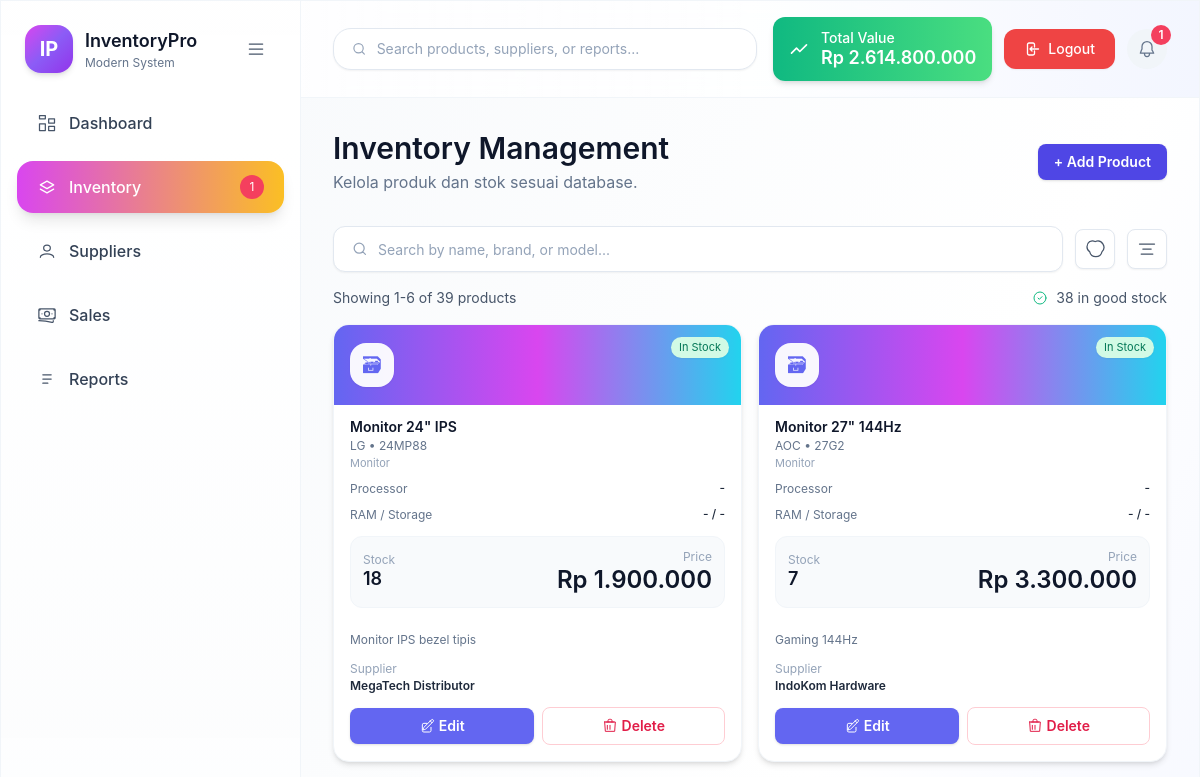
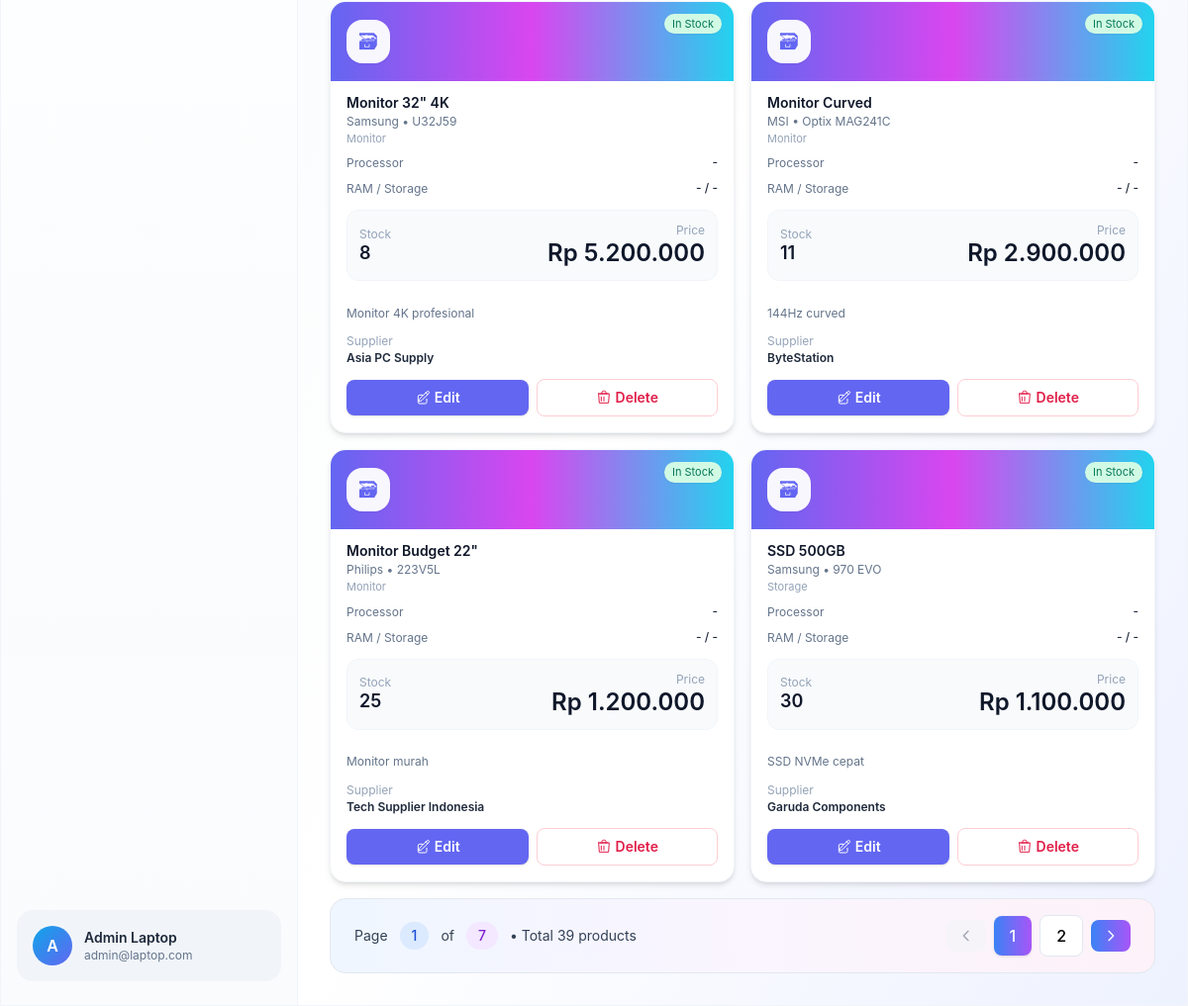
The app's page /index.php?page=inventory (signed in) with its own data (2 pictures, top to bottom).
### tables this page shows
CREATE TABLE `products` (
  `id` int(10) UNSIGNED NOT NULL,
  `category_id` int(10) UNSIGNED DEFAULT NULL,
  `supplier_id` int(10) UNSIGNED DEFAULT NULL,
  `sku` varchar(50) NOT NULL,
  `name` varchar(150) NOT NULL,
  `brand` varchar(80) DEFAULT NULL,
  `model` varchar(150) DEFAULT NULL,
  `processor` varchar(150) DEFAULT NULL,
  `ram` varchar(50) DEFAULT NULL,
  `storage` varchar(100) DEFAULT NULL,
  `description` text DEFAULT NULL,
  `price` decimal(12,2) DEFAULT 0.00,
  `stock` int(11) DEFAULT 0,
  `status` enum('active','archived') DEFAULT 'active',
  `created_at` timestamp NOT NULL DEFAULT current_timestamp()
);

CREATE TABLE `categories` (
  `id` int(10) UNSIGNED NOT NULL,
  `name` varchar(100) NOT NULL,
  `description` text DEFAULT NULL,
  `created_at` timestamp NOT NULL DEFAULT current_timestamp()
);

CREATE TABLE `suppliers` (
  `id` int(10) UNSIGNED NOT NULL,
  `name` varchar(150) NOT NULL,
  `contact_name` varchar(100) DEFAULT NULL,
  `email` varchar(150) DEFAULT NULL,
  `phone` varchar(50) DEFAULT NULL,
  `address` text DEFAULT NULL,
  `city` varchar(80) DEFAULT NULL,
  `country` varchar(80) DEFAULT 'Indonesia',
  `status` enum('active','inactive') DEFAULT 'active',
  `created_at` timestamp NOT NULL DEFAULT current_timestamp()
);

### partials/content-inventory.php (the view, shortened to what this page needs)
<?php
$pdo = getPdo();
$page = max(1, (int)($_GET['p'] ?? 1));
$perPage = 6;
$search = trim($_GET['search'] ?? '');
$offset = ($page - 1) * $perPage;
$whereClause = '1=1';
$params = [];
$countStmt = $pdo->prepare("SELECT COUNT(*) FROM products p WHERE $whereClause");
$countStmt->execute($params);
$totalProducts = (int)$countStmt->fetchColumn();
$totalPages = max(1, ceil($totalProducts / $perPage));
$query = "
    SELECT p.*, c.name AS category_name, s.name AS supplier_name
    FROM products p
    LEFT JOIN categories c ON p.category_id = c.id
    LEFT JOIN suppliers s ON p.supplier_id = s.id
    WHERE $whereClause
    ORDER BY p.created_at DESC
    LIMIT ? OFFSET ?
";
$stmt = $pdo->prepare($query);
$stmt->execute(array_merge($params, [$perPage, $offset]));
$products = $stmt->fetchAll();
$goodStockWhere = 'stock > 3';
$goodStockStmt = $pdo->prepare("SELECT COUNT(*) FROM products WHERE $goodStockWhere");
$goodStockStmt->execute($search !== '' ? $params : []);
$goodStockCount = (int)$goodStockStmt->fetchColumn();
?>
<section class="flex flex-col gap-4">
  <div class="flex items-center justify-between mt-8">
    <div>
      <h1 class="text-3xl font-semibold text-slate-900">Inventory Management</h1>
      <p class="text-slate-500 mt-1">Kelola produk dan stok sesuai database.</p>
    </div>
    <button id="btnOpenProduct" class="px-4 py-2 rounded-lg bg-indigo-600 text-white text-sm font-semibold shadow hover:bg-indigo-700">+ Add Product</button>
  </div>
  <div class="flex items-center gap-3 mt-4">
    <div class="flex-1 flex items-center gap-2 rounded-xl border border-slate-200 bg-white px-4 py-2.5 shadow-sm">
      <svg xmlns="http://www.w3.org/2000/svg" class="h-5 w-5 text-slate-400" fill="none" viewBox="0 0 24 24" stroke="currentColor">
        <path stroke-linecap="round" stroke-linejoin="round" stroke-width="1.5" d="m15.5 15.5 3 3M11 17a6 6 0 1 1 0-12 6 6 0 0 1 0 12Z" />
      </svg>
      <form method="GET" class="flex-1">
        <input type="text" name="search" value="<?php echo htmlspecialchars($search); ?>" placeholder="Search by name, brand, or model..." class="w-full bg-transparent text-sm text-slate-600 placeholder:text-slate-400 focus:outline-none">
      </form>
    </div>
    <button class="h-10 w-10 rounded-lg border border-slate-200 bg-white text-slate-600 hover:bg-slate-50 flex items-center justify-center shadow-sm">
      <svg xmlns="http://www.w3.org/2000/svg" class="h-5 w-5" fill="none" viewBox="0 0 24 24" stroke="currentColor">
        <path stroke-linecap="round" stroke-linejoin="round" stroke-width="1.5" d="M12 3c.132 0 .263 0 .393 0a7.5 7.5 0 0 1 7.92 12.39 7.5 7.5 0 0 1-14.626 0A7.5 7.5 0 0 1 5.607 3H6a7.5 7.5 0 0 1 6 0Z" />
      </svg>
    </button>
    <button class="h-10 w-10 rounded-lg border border-slate-200 bg-white text-slate-600 hover:bg-slate-50 flex items-center justify-center shadow-sm">
      <svg xmlns="http://www.w3.org/2000/svg" class="h-5 w-5" fill="none" viewBox="0 0 24 24" stroke="currentColor">
        <path stroke-linecap="round" stroke-linejoin="round" stroke-width="1.5" d="M3 6h18M7 12h10M5 18h14" />
      </svg>
    </button>
  </div>
  <div class="flex items-center justify-between text-sm text-slate-600">
    <div>
      Showing <?php echo $totalProducts > 0 ? $offset + 1 : 0; ?>-<?php echo min($offset + $perPage, $totalProducts); ?> of <?php echo $totalProducts; ?> products
    </div>
    <div class="flex items-center gap-2">
      <svg xmlns="http://www.w3.org/2000/svg" class="h-4 w-4 text-emerald-500" fill="none" viewBox="0 0 24 24" stroke="currentColor">
        <path stroke-linecap="round" stroke-linejoin="round" stroke-width="1.5" d="M9 12l2 2 4-4m6 2a9 9 0 1 1-18 0 9 9 0 0 1 18 0Z" />
      </svg>
      <span><?php echo $goodStockCount; ?> in good stock</span>
    </div>
  </div>
  <div class="grid gap-4 md:grid-cols-2 xl:grid-cols-3">
    <?php foreach ($products as $product): ?>
      <?php
        $lowStock = $product['stock'] <= 3;
        $badgeClass = $lowStock ? 'bg-rose-500 text-white' : 'bg-emerald-100 text-emerald-700';
        $badgeText = $lowStock ? 'Low Stock' : 'In Stock';
      ?>
      <article class="rounded-2xl bg-white shadow-md border border-slate-100 overflow-hidden">
        <div class="relative h-20 bg-gradient-to-r from-indigo-500 via-fuchsia-500 to-cyan-400 px-4 flex items-center gap-3">
          <div class="h-11 w-11 rounded-2xl bg-white/95 text-indigo-500 flex items-center justify-center text-xl shadow-sm">🗃</div>
          <span class="absolute right-3 top-3 rounded-full <?php echo $badgeClass; ?> text-[11px] px-2 py-0.5 shadow-sm"><?php echo $badgeText; ?></span>
        </div>
        <div class="px-4 py-3 flex flex-col gap-2">
          <div class="flex items-start justify-between">
            <div>
              <p class="text-sm font-semibold text-slate-900"><?php echo htmlspecialchars($product['name']); ?></p>
              <p class="text-[12px] text-slate-500"><?php echo htmlspecialchars(trim(($product['brand'] ? $product['brand'] . ' • ' : '') . ($product['model'] ?? ''))); ?></p>
              <?php if ($product['category_name']): ?>
                <p class="text-[11px] text-slate-400"><?php echo htmlspecialchars($product['category_name']); ?></p>
              <?php endif; ?>
            </div>
          </div>
          <div class="flex flex-col gap-2 text-[12px] text-slate-600">
            <div class="flex justify-between gap-3">
              <span class="text-slate-500">Processor</span>
              <span class="text-slate-800 font-medium leading-tight text-right"><?php echo htmlspecialchars($product['processor'] ?: '-'); ?></span>
            </div>
            <div class="flex justify-between gap-3">
              <span class="text-slate-500">RAM / Storage</span>
              <span class="text-slate-800 font-medium leading-tight text-right"><?php echo htmlspecialchars(trim(($product['ram'] ?: '-') . ' / ' . ($product['storage'] ?: '-'), ' /')); ?></span>
            </div>
          </div>
          <div class="border border-slate-100 rounded-xl p-3 bg-slate-50 text-[12px] text-slate-600 mt-1">
            <div class="grid grid-cols-2 items-center">
              <div>
                <p class="text-xs text-slate-400">Stock</p>
                <p class="text-lg font-semibold text-slate-900 leading-tight"><?php echo (int)$product['stock']; ?></p>
              </div>
              <div class="text-right">
                <p class="text-xs text-slate-400">Price</p>
                <p class="text-2xl font-semibold text-slate-900 leading-tight">Rp <?php echo number_format((float)$product['price'], 0, ',', '.'); ?></p>
              </div>
            </div>
          </div>
          <?php if ($product['description']): ?>
            <div class="text-[12px] text-slate-500 leading-snug whitespace-pre-line">
              <?php echo htmlspecialchars($product['description']); ?>
            </div>
          <?php endif; ?>
          <div class="text-[12px] text-slate-500 mt-1">
            <p class="text-xs text-slate-400">Supplier</p>
            <p class="font-semibold text-slate-800"><?php echo htmlspecialchars($product['supplier_name'] ?: '-'); ?></p>
          </div>
        </div>
        <div class="flex items-center gap-2 px-4 pb-4">
          <button onclick="openEditModal(<?php echo htmlspecialchars(json_encode($product)); ?>)" class="flex-1 rounded-lg bg-indigo-500 text-white text-sm font-semibold py-2 shadow hover:bg-indigo-600 flex items-center justify-center gap-1">
            Edit
          </button>
          <form method="POST" class="flex-1">
            <button class="w-full rounded-lg border border-rose-200 text-rose-600 text-sm font-semibold py-2 bg-white hover:bg-rose-50 flex items-center justify-center gap-1" onclick="return confirm('Hapus produk ini?')">
              <svg xmlns="http://www.w3.org/2000/svg" class="h-4 w-4" fill="none" viewBox="0 0 24 24" stroke="currentColor">
                <path stroke-linecap="round" stroke-linejoin="round" stroke-width="1.5" d="M6 6h12M9 6V4a2 2 0 0 1 2-2h2a2 2 0 0 1 2 2v2m-7 5v6m4-6v6M4 6h16l-1 14H5L4 6Z" />
              </svg>
              Delete
            </button>
          </form>
        </div>
      </article>
    <?php endforeach; ?>
  </div>
  <?php if ($totalPages > 1): ?>
    <div class="flex items-center justify-between rounded-2xl bg-gradient-to-r from-blue-50 via-purple-50 to-pink-50 px-6 py-4 border border-slate-200">
      <div class="flex items-center gap-3 text-sm text-slate-700">
        <span>Page</span>
        <span class="px-3 py-1 rounded-full bg-blue-100 text-blue-700 font-medium"><?php echo $page; ?></span>
        <span>of</span>
        <span class="px-3 py-1 rounded-full bg-purple-100 text-purple-700 font-medium"><?php echo $totalPages; ?></span>
        <span>• Total <?php echo $totalProducts; ?> products</span>
      </div>
      <div class="flex items-center gap-2">
        <a href="?page=inventory&search=<?php echo urlencode($search); ?>&p=<?php echo max(1, $page - 1); ?>" class="px-3 py-2 rounded-lg bg-slate-100 text-slate-600 hover:bg-slate-200 <?php echo $page <= 1 ? 'opacity-50 cursor-not-allowed pointer-events-none' : ''; ?>">
          <svg xmlns="http://www.w3.org/2000/svg" class="h-4 w-4" fill="none" viewBox="0 0 24 24" stroke="currentColor">
            <path stroke-linecap="round" stroke-linejoin="round" stroke-width="2" d="M15 19l-7-7 7-7" />
          </svg>
        </a>
        <?php
          $startPage = max(1, $page - 1);
          $endPage = min($totalPages, $page + 1);
          if ($endPage < $totalPages) $endPage = min($totalPages, $page + 1);
          for ($i = $startPage; $i <= $endPage; $i++):
        ?>
          <a href="?page=inventory&search=<?php echo urlencode($search); ?>&p=<?php echo $i; ?>" class="px-4 py-2 rounded-lg <?php echo $i === $page ? 'bg-gradient-to-r from-blue-500 to-purple-500 text-white shadow' : 'bg-white border border-slate-200 hover:bg-slate-50'; ?> font-medium">
            <?php echo $i; ?>
          </a>
        <?php endfor; ?>
        <a href="?page=inventory&search=<?php echo urlencode($search); ?>&p=<?php echo min($totalPages, $page + 1); ?>" class="px-3 py-2 rounded-lg bg-gradient-to-r from-blue-500 to-purple-500 text-white hover:from-blue-600 hover:to-purple-600 <?php echo $page >= $totalPages ? 'opacity-50 cursor-not-allowed pointer-events-none' : ''; ?>">
          <svg xmlns="http://www.w3.org/2000/svg" class="h-4 w-4" fill="none" viewBox="0 0 24 24" stroke="currentColor">
            <path stroke-linecap="round" stroke-linejoin="round" stroke-width="2" d="M9 5l7 7-7 7" />
          </svg>
        </a>
      </div>
    </div>
  <?php endif; ?>
</section>

### records on screen
products: stock "In Stock", name "Monitor 24\" IPS", brand+model "LG • 24MP88", category.name "Monitor", processor "-", ram+storage "- / -", stock "18", price "1.900.000", description "Monitor IPS bezel tipis", supplier.name "MegaTech Distributor"
products: stock "In Stock", name "Monitor 27\" 144Hz", brand+model "AOC • 27G2", category.name "Monitor", processor "-", ram+storage "- / -", stock "7", price "3.300.000", description "Gaming 144Hz", supplier.name "IndoKom Hardware"
products: stock "In Stock", name "Monitor 32\" 4K", brand+model "Samsung • U32J59", category.name "Monitor", processor "-", ram+storage "- / -", stock "8", price "5.200.000", description "Monitor 4K profesional", supplier.name "Asia PC Supply"
products: stock "In Stock", name "Monitor Curved", brand+model "MSI • Optix MAG241C", category.name "Monitor", processor "-", ram+storage "- / -", stock "11", price "2.900.000", description "144Hz curved", supplier.name "ByteStation"
products: stock "In Stock", name "Monitor Budget 22\"", brand+model "Philips • 223V5L", category.name "Monitor", processor "-", ram+storage "- / -", stock "25", price "1.200.000", description "Monitor murah", supplier.name "Tech Supplier Indonesia"
products: stock "In Stock", name "SSD 500GB", brand+model "Samsung • 970 EVO", category.name "Storage", processor "-", ram+storage "- / -", stock "30", price "1.100.000", description "SSD NVMe cepat", supplier.name "Garuda Components"

### other values on screen
$item['label'] "Dashboard"
$item['label'] "Inventory"
$item['badge'] "1"
$item['label'] "Suppliers"
$item['label'] "Sales"
$item['label'] "Reports"
substr($_SESSION['user_name'], 0, 1) "A"
$_SESSION['user_name'] "Admin Laptop"
$_SESSION['user_email'] "admin@laptop.com"
$totalValue "2.614.800.000"
$totalNotifications "1"
$offset + 1 "1"
min($offset + $perPage, $totalProducts) "6"
$totalProducts "39"
$goodStockCount "38"
